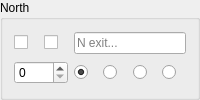
       <widget class="QGroupBox" name="groupBox_n">
        <property name="sizePolicy">
         <sizepolicy hsizetype="Preferred" vsizetype="Preferred">
          <horstretch>0</horstretch>
          <verstretch>0</verstretch>
         </sizepolicy>
        </property>
        <property name="title">
         <string>North</string>
        </property>
        <layout class="QGridLayout" name="gridLayout_n">
         <item row="0" column="0">
          <widget class="QCheckBox" name="noroute_n">
           <property name="cursor">
            <cursorShape>PointingHandCursor</cursorShape>
           </property>
           <property name="focusPolicy">
            <enum>Qt::NoFocus</enum>
           </property>
           <property name="toolTip">
            <string>&lt;p&gt;Prevent a route being created via this exit, equivalent to an infinite exit weight.&lt;/p&gt;</string>
           </property>
           <property name="text">
            <string/>
           </property>
           <property name="checkable">
            <bool>true</bool>
           </property>
          </widget>
         </item>
         <item row="0" column="1">
          <widget class="QCheckBox" name="stub_n">
           <property name="cursor">
            <cursorShape>PointingHandCursor</cursorShape>
           </property>
           <property name="toolTip">
            <string>&lt;p&gt;Create an exit in this direction with unknown destination, mutually exclusive with an actual exit roomID.&lt;/p&gt;</string>
           </property>
           <property name="text">
            <string/>
           </property>
          </widget>
         </item>
         <item row="0" column="2" colspan="4">
          <widget class="QLineEdit" name="n">
           <property name="placeholderText">
            <string>N exit...</string>
           </property>
          </widget>
         </item>
         <item row="1" column="0" colspan="2">
          <widget class="QSpinBox" name="weight_n">
           <property name="cursor">
            <cursorShape>SizeVerCursor</cursorShape>
           </property>
           <property name="toolTip">
            <string>&lt;p&gt;Set to a positive value to override the default (Room) Weight for using this Exit route, zero value assigns the default.&lt;/p&gt;</string>
           </property>
           <property name="maximum">
            <number>9999</number>
           </property>
          </widget>
         </item>
         <item row="1" column="2">
          <widget class="QRadioButton" name="doortype_none_n">
           <property name="cursor">
            <cursorShape>PointingHandCursor</cursorShape>
           </property>
           <property name="toolTip">
            <string>&lt;p&gt;No door symbol is drawn on 2D Map for this exit.&lt;/p&gt;</string>
           </property>
           <property name="text">
            <string/>
           </property>
           <property name="checked">
            <bool>true</bool>
           </property>
           <attribute name="buttonGroup">
            <string notr="true">doortype_n</string>
           </attribute>
          </widget>
         </item>
         <item row="1" column="3">
          <widget class="QRadioButton" name="doortype_open_n">
           <property name="cursor">
            <cursorShape>PointingHandCursor</cursorShape>
           </property>
           <property name="toolTip">
            <string>&lt;p&gt;Green (Open) door symbol is drawn on 2D Map, can be set on either a stub or a real exit.&lt;/p&gt;</string>
           </property>
           <property name="text">
            <string/>
           </property>
           <attribute name="buttonGroup">
            <string notr="true">doortype_n</string>
           </attribute>
          </widget>
         </item>
         <item row="1" column="4">
          <widget class="QRadioButton" name="doortype_closed_n">
           <property name="cursor">
            <cursorShape>PointingHandCursor</cursorShape>
           </property>
           <property name="toolTip">
            <string>&lt;p&gt;Orange (Closed) door symbol is drawn on 2D Map, can be set on either a stub or a real exit.&lt;/p&gt;</string>
           </property>
           <property name="text">
            <string/>
           </property>
           <attribute name="buttonGroup">
            <string notr="true">doortype_n</string>
           </attribute>
          </widget>
         </item>
         <item row="1" column="5">
          <widget class="QRadioButton" name="doortype_locked_n">
           <property name="cursor">
            <cursorShape>PointingHandCursor</cursorShape>
           </property>
           <property name="toolTip">
            <string>&lt;p&gt;Red (Locked) door symbol is drawn on 2D Map, can be set on either a stub or a real exit.&lt;/p&gt;</string>
           </property>
           <property name="text">
            <string/>
           </property>
           <attribute name="buttonGroup">
            <string notr="true">doortype_n</string>
           </attribute>
          </widget>
         </item>
        </layout>
       </widget>
